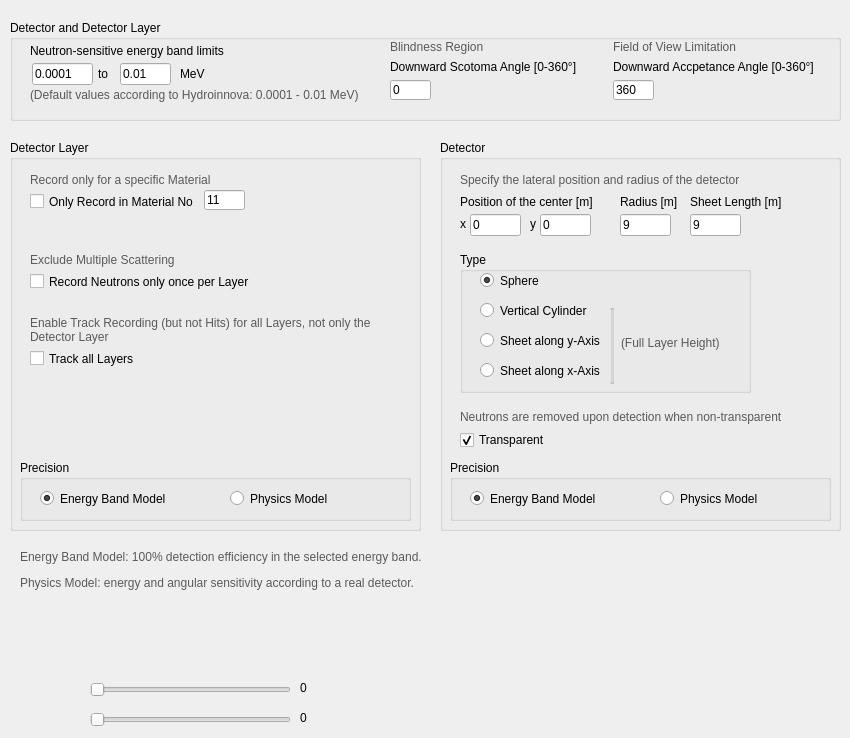
    <widget class="QWidget" name="tab_4">
     <attribute name="title">
      <string>Detector</string>
     </attribute>
     <widget class="QSlider" name="horizontalSliderFPMoist">
      <property name="geometry">
       <rect>
        <x>90</x>
        <y>680</y>
        <width>201</width>
        <height>19</height>
       </rect>
      </property>
      <property name="visible">
       <bool>false</bool>
      </property>
      <property name="minimum">
       <number>4</number>
      </property>
      <property name="orientation">
       <enum>Qt::Horizontal</enum>
      </property>
     </widget>
     <widget class="QSlider" name="horizontalSliderFPHum">
      <property name="geometry">
       <rect>
        <x>90</x>
        <y>710</y>
        <width>201</width>
        <height>19</height>
       </rect>
      </property>
      <property name="visible">
       <bool>false</bool>
      </property>
      <property name="minimum">
       <number>1</number>
      </property>
      <property name="maximum">
       <number>30</number>
      </property>
      <property name="singleStep">
       <number>1</number>
      </property>
      <property name="orientation">
       <enum>Qt::Horizontal</enum>
      </property>
     </widget>
     <widget class="QLabel" name="labelFPMoist">
      <property name="geometry">
       <rect>
        <x>300</x>
        <y>680</y>
        <width>71</width>
        <height>16</height>
       </rect>
      </property>
      <property name="visible">
       <bool>false</bool>
      </property>
      <property name="text">
       <string>0</string>
      </property>
     </widget>
     <widget class="QLabel" name="labelFPHum">
      <property name="geometry">
       <rect>
        <x>300</x>
        <y>710</y>
        <width>51</width>
        <height>16</height>
       </rect>
      </property>
      <property name="visible">
       <bool>false</bool>
      </property>
      <property name="text">
       <string>0</string>
      </property>
     </widget>
     <widget class="QGroupBox" name="groupBox_9">
      <property name="geometry">
       <rect>
        <x>440</x>
        <y>140</y>
        <width>401</width>
        <height>391</height>
       </rect>
      </property>
      <property name="title">
       <string>Detector</string>
      </property>
      <widget class="QLabel" name="label_36">
       <property name="geometry">
        <rect>
         <x>20</x>
         <y>33</y>
         <width>381</width>
         <height>31</height>
        </rect>
       </property>
       <property name="text">
        <string>&lt;html&gt;&lt;head/&gt;&lt;body&gt;&lt;p&gt;&lt;span style=&quot; color:#5a5a5a;&quot;&gt;Specify the lateral position and radius of the detector&lt;br/&gt;&lt;/span&gt;&lt;/p&gt;&lt;/body&gt;&lt;/html&gt;</string>
       </property>
       <property name="alignment">
        <set>Qt::AlignLeading|Qt::AlignLeft|Qt::AlignTop</set>
       </property>
       <property name="wordWrap">
        <bool>true</bool>
       </property>
      </widget>
      <widget class="QLineEdit" name="lineEditDetRad">
       <property name="geometry">
        <rect>
         <x>180</x>
         <y>74</y>
         <width>51</width>
         <height>22</height>
        </rect>
       </property>
       <property name="text">
        <string>9</string>
       </property>
      </widget>
      <widget class="QLineEdit" name="lineEditDetX">
       <property name="geometry">
        <rect>
         <x>30</x>
         <y>74</y>
         <width>51</width>
         <height>22</height>
        </rect>
       </property>
       <property name="text">
        <string>0</string>
       </property>
      </widget>
      <widget class="QLabel" name="label_38">
       <property name="geometry">
        <rect>
         <x>90</x>
         <y>76</y>
         <width>21</width>
         <height>16</height>
        </rect>
       </property>
       <property name="text">
        <string>y</string>
       </property>
      </widget>
      <widget class="QLabel" name="label_14">
       <property name="geometry">
        <rect>
         <x>180</x>
         <y>54</y>
         <width>71</width>
         <height>16</height>
        </rect>
       </property>
       <property name="text">
        <string>Radius [m]</string>
       </property>
      </widget>
      <widget class="QLabel" name="label_37">
       <property name="geometry">
        <rect>
         <x>20</x>
         <y>76</y>
         <width>21</width>
         <height>16</height>
        </rect>
       </property>
       <property name="text">
        <string>x</string>
       </property>
      </widget>
      <widget class="QLabel" name="label_13">
       <property name="geometry">
        <rect>
         <x>20</x>
         <y>54</y>
         <width>151</width>
         <height>16</height>
        </rect>
       </property>
       <property name="text">
        <string>Position of the center [m]</string>
       </property>
      </widget>
      <widget class="QLineEdit" name="lineEditDety">
       <property name="geometry">
        <rect>
         <x>100</x>
         <y>74</y>
         <width>51</width>
         <height>22</height>
        </rect>
       </property>
       <property name="text">
        <string>0</string>
       </property>
      </widget>
      <widget class="QCheckBox" name="checkBoxTransparent">
       <property name="geometry">
        <rect>
         <x>20</x>
         <y>290</y>
         <width>101</width>
         <height>20</height>
        </rect>
       </property>
       <property name="text">
        <string>Transparent</string>
       </property>
       <property name="checked">
        <bool>true</bool>
       </property>
      </widget>
      <widget class="QLabel" name="label_39">
       <property name="geometry">
        <rect>
         <x>20</x>
         <y>270</y>
         <width>371</width>
         <height>21</height>
        </rect>
       </property>
       <property name="text">
        <string>&lt;html&gt;&lt;head/&gt;&lt;body&gt;&lt;p&gt;&lt;span style=&quot; color:#5a5a5a;&quot;&gt;Neutrons are removed upon detection when non-transparent&lt;br/&gt;&lt;/span&gt;&lt;/p&gt;&lt;/body&gt;&lt;/html&gt;</string>
       </property>
       <property name="alignment">
        <set>Qt::AlignLeading|Qt::AlignLeft|Qt::AlignTop</set>
       </property>
       <property name="wordWrap">
        <bool>true</bool>
       </property>
      </widget>
      <widget class="QGroupBox" name="groupBox_13">
       <property name="geometry">
        <rect>
         <x>20</x>
         <y>112</y>
         <width>291</width>
         <height>141</height>
        </rect>
       </property>
       <property name="title">
        <string>Type</string>
       </property>
       <widget class="QRadioButton" name="radioButton_Sphere">
        <property name="geometry">
         <rect>
          <x>20</x>
          <y>20</y>
          <width>111</width>
          <height>17</height>
         </rect>
        </property>
        <property name="text">
         <string>Sphere</string>
        </property>
        <property name="checked">
         <bool>true</bool>
        </property>
       </widget>
       <widget class="QRadioButton" name="radioButton_Cylinder">
        <property name="geometry">
         <rect>
          <x>20</x>
          <y>50</y>
          <width>131</width>
          <height>17</height>
         </rect>
        </property>
        <property name="text">
         <string>Vertical Cylinder</string>
        </property>
        <property name="checked">
         <bool>false</bool>
        </property>
       </widget>
       <widget class="QRadioButton" name="radioButton_ySheet">
        <property name="geometry">
         <rect>
          <x>20</x>
          <y>80</y>
          <width>141</width>
          <height>17</height>
         </rect>
        </property>
        <property name="text">
         <string>Sheet along y-Axis</string>
        </property>
        <property name="checked">
         <bool>false</bool>
        </property>
       </widget>
       <widget class="QLabel" name="label_83">
        <property name="geometry">
         <rect>
          <x>161</x>
          <y>84</y>
          <width>141</width>
          <height>21</height>
         </rect>
        </property>
        <property name="text">
         <string>&lt;html&gt;&lt;head/&gt;&lt;body&gt;&lt;p&gt;&lt;span style=&quot; color:#5a5a5a;&quot;&gt;(Full Layer Height)&lt;/span&gt;&lt;/p&gt;&lt;/body&gt;&lt;/html&gt;</string>
        </property>
        <property name="alignment">
         <set>Qt::AlignLeading|Qt::AlignLeft|Qt::AlignTop</set>
        </property>
        <property name="wordWrap">
         <bool>true</bool>
        </property>
       </widget>
       <widget class="QRadioButton" name="radioButton_xSheet">
        <property name="geometry">
         <rect>
          <x>20</x>
          <y>110</y>
          <width>141</width>
          <height>17</height>
         </rect>
        </property>
        <property name="text">
         <string>Sheet along x-Axis</string>
        </property>
        <property name="checked">
         <bool>false</bool>
        </property>
       </widget>
       <widget class="QGroupBox" name="groupBox_19">
        <property name="geometry">
         <rect>
          <x>150</x>
          <y>52</y>
          <width>4</width>
          <height>80</height>
         </rect>
        </property>
        <property name="title">
         <string/>
        </property>
       </widget>
      </widget>
      <widget class="QGroupBox" name="groupBox_16">
       <property name="geometry">
        <rect>
         <x>10</x>
         <y>320</y>
         <width>381</width>
         <height>61</height>
        </rect>
       </property>
       <property name="title">
        <string>Precision</string>
       </property>
       <widget class="QRadioButton" name="radioButton_detectorEnergyBand">
        <property name="geometry">
         <rect>
          <x>20</x>
          <y>30</y>
          <width>141</width>
          <height>17</height>
         </rect>
        </property>
        <property name="text">
         <string>Energy Band Model</string>
        </property>
        <property name="checked">
         <bool>true</bool>
        </property>
       </widget>
       <widget class="QRadioButton" name="radioButton_detectorRealistic">
        <property name="geometry">
         <rect>
          <x>210</x>
          <y>30</y>
          <width>141</width>
          <height>17</height>
         </rect>
        </property>
        <property name="text">
         <string>Physics Model</string>
        </property>
       </widget>
      </widget>
      <widget class="QLineEdit" name="lineEditDetLength">
       <property name="enabled">
        <bool>true</bool>
       </property>
       <property name="geometry">
        <rect>
         <x>250</x>
         <y>74</y>
         <width>51</width>
         <height>22</height>
        </rect>
       </property>
       <property name="text">
        <string>9</string>
       </property>
       <property name="frame">
        <bool>true</bool>
       </property>
      </widget>
      <widget class="QLabel" name="label_85">
       <property name="geometry">
        <rect>
         <x>250</x>
         <y>54</y>
         <width>121</width>
         <height>16</height>
        </rect>
       </property>
       <property name="text">
        <string>Sheet Length [m]</string>
       </property>
      </widget>
     </widget>
     <widget class="QGroupBox" name="groupBox_10">
      <property name="geometry">
       <rect>
        <x>10</x>
        <y>140</y>
        <width>411</width>
        <height>391</height>
       </rect>
      </property>
      <property name="title">
       <string>Detector Layer</string>
      </property>
      <widget class="QLabel" name="label_59">
       <property name="geometry">
        <rect>
         <x>20</x>
         <y>33</y>
         <width>211</width>
         <height>21</height>
        </rect>
       </property>
       <property name="text">
        <string>&lt;html&gt;&lt;head/&gt;&lt;body&gt;&lt;p&gt;&lt;span style=&quot; color:#5a5a5a;&quot;&gt;Record only for a specific Material&lt;/span&gt;&lt;/p&gt;&lt;/body&gt;&lt;/html&gt;</string>
       </property>
       <property name="alignment">
        <set>Qt::AlignLeading|Qt::AlignLeft|Qt::AlignTop</set>
       </property>
       <property name="wordWrap">
        <bool>true</bool>
       </property>
      </widget>
      <widget class="QLineEdit" name="lineEditScotoma_2">
       <property name="geometry">
        <rect>
         <x>194</x>
         <y>50</y>
         <width>41</width>
         <height>20</height>
        </rect>
       </property>
       <property name="text">
        <string>11</string>
       </property>
      </widget>
      <widget class="QCheckBox" name="checkBox">
       <property name="geometry">
        <rect>
         <x>20</x>
         <y>53</y>
         <width>191</width>
         <height>17</height>
        </rect>
       </property>
       <property name="text">
        <string>Only Record in Material No</string>
       </property>
      </widget>
      <widget class="QCheckBox" name="checkBox_NoMultipleScattering">
       <property name="geometry">
        <rect>
         <x>20</x>
         <y>133</y>
         <width>251</width>
         <height>17</height>
        </rect>
       </property>
       <property name="text">
        <string>Record Neutrons only once per Layer</string>
       </property>
      </widget>
      <widget class="QLabel" name="label_66">
       <property name="geometry">
        <rect>
         <x>20</x>
         <y>113</y>
         <width>211</width>
         <height>21</height>
        </rect>
       </property>
       <property name="text">
        <string>&lt;html&gt;&lt;head/&gt;&lt;body&gt;&lt;p&gt;&lt;span style=&quot; color:#5a5a5a;&quot;&gt;Exclude Multiple Scattering&lt;/span&gt;&lt;/p&gt;&lt;/body&gt;&lt;/html&gt;</string>
       </property>
       <property name="alignment">
        <set>Qt::AlignLeading|Qt::AlignLeft|Qt::AlignTop</set>
       </property>
       <property name="wordWrap">
        <bool>true</bool>
       </property>
      </widget>
      <widget class="QCheckBox" name="checkBox_TrackAllLayers">
       <property name="geometry">
        <rect>
         <x>20</x>
         <y>210</y>
         <width>251</width>
         <height>17</height>
        </rect>
       </property>
       <property name="text">
        <string>Track all Layers</string>
       </property>
      </widget>
      <widget class="QLabel" name="label_69">
       <property name="geometry">
        <rect>
         <x>20</x>
         <y>176</y>
         <width>341</width>
         <height>31</height>
        </rect>
       </property>
       <property name="text">
        <string>&lt;html&gt;&lt;head/&gt;&lt;body&gt;&lt;p&gt;&lt;span style=&quot; color:#5a5a5a;&quot;&gt;Enable Track Recording (but not Hits) for all Layers, not only the Detector Layer&lt;/span&gt;&lt;/p&gt;&lt;/body&gt;&lt;/html&gt;</string>
       </property>
       <property name="alignment">
        <set>Qt::AlignLeading|Qt::AlignLeft|Qt::AlignTop</set>
       </property>
       <property name="wordWrap">
        <bool>true</bool>
       </property>
      </widget>
      <widget class="QGroupBox" name="groupBox_15">
       <property name="geometry">
        <rect>
         <x>10</x>
         <y>320</y>
         <width>391</width>
         <height>61</height>
        </rect>
       </property>
       <property name="title">
        <string>Precision</string>
       </property>
       <widget class="QRadioButton" name="radioButton_detectorLayerEnergyBand">
        <property name="geometry">
         <rect>
          <x>20</x>
          <y>30</y>
          <width>141</width>
          <height>17</height>
         </rect>
        </property>
        <property name="text">
         <string>Energy Band Model</string>
        </property>
        <property name="checked">
         <bool>true</bool>
        </property>
       </widget>
       <widget class="QRadioButton" name="radioButton_detectorLayerRealistic">
        <property name="geometry">
         <rect>
          <x>210</x>
          <y>30</y>
          <width>141</width>
          <height>17</height>
         </rect>
        </property>
        <property name="text">
         <string>Physics Model</string>
        </property>
       </widget>
      </widget>
     </widget>
     <widget class="QGroupBox" name="groupBox_14">
      <property name="geometry">
       <rect>
        <x>10</x>
        <y>20</y>
        <width>831</width>
        <height>101</height>
       </rect>
      </property>
      <property name="title">
       <string>Detector and Detector Layer</string>
      </property>
      <widget class="QLabel" name="label_3">
       <property name="geometry">
        <rect>
         <x>20</x>
         <y>60</y>
         <width>371</width>
         <height>31</height>
        </rect>
       </property>
       <property name="text">
        <string>&lt;html&gt;&lt;head/&gt;&lt;body&gt;&lt;p&gt;&lt;span style=&quot; color:#5a5a5a;&quot;&gt;(Default values according to Hydroinnova: 0.0001 - 0.01 MeV)&lt;/span&gt;&lt;/p&gt;&lt;/body&gt;&lt;/html&gt;</string>
       </property>
      </widget>
      <widget class="QLabel" name="label_41">
       <property name="geometry">
        <rect>
         <x>88</x>
         <y>46</y>
         <width>21</width>
         <height>16</height>
        </rect>
       </property>
       <property name="text">
        <string>to</string>
       </property>
      </widget>
      <widget class="QLabel" name="label_22">
       <property name="geometry">
        <rect>
         <x>20</x>
         <y>24</y>
         <width>251</width>
         <height>16</height>
        </rect>
       </property>
       <property name="text">
        <string>&lt;html&gt;&lt;head/&gt;&lt;body&gt;&lt;p&gt;Neutron-sensitive energy band limits&lt;br/&gt;&lt;/p&gt;&lt;/body&gt;&lt;/html&gt;</string>
       </property>
       <property name="alignment">
        <set>Qt::AlignLeading|Qt::AlignLeft|Qt::AlignTop</set>
       </property>
       <property name="wordWrap">
        <bool>true</bool>
       </property>
      </widget>
      <widget class="QLabel" name="label_40">
       <property name="geometry">
        <rect>
         <x>170</x>
         <y>46</y>
         <width>41</width>
         <height>16</height>
        </rect>
       </property>
       <property name="text">
        <string>MeV</string>
       </property>
      </widget>
      <widget class="QLineEdit" name="lineEditTHLhigh">
       <property name="geometry">
        <rect>
         <x>110</x>
         <y>43</y>
         <width>51</width>
         <height>22</height>
        </rect>
       </property>
       <property name="text">
        <string>0.01</string>
       </property>
      </widget>
      <widget class="QLineEdit" name="lineEditTHLlow">
       <property name="geometry">
        <rect>
         <x>22</x>
         <y>43</y>
         <width>61</width>
         <height>22</height>
        </rect>
       </property>
       <property name="text">
        <string>0.0001</string>
       </property>
      </widget>
      <widget class="QLineEdit" name="lineEditScotoma">
       <property name="geometry">
        <rect>
         <x>380</x>
         <y>60</y>
         <width>41</width>
         <height>20</height>
        </rect>
       </property>
       <property name="text">
        <string>0</string>
       </property>
      </widget>
      <widget class="QLabel" name="label_51">
       <property name="geometry">
        <rect>
         <x>380</x>
         <y>40</y>
         <width>231</width>
         <height>16</height>
        </rect>
       </property>
       <property name="text">
        <string>&lt;html&gt;&lt;head/&gt;&lt;body&gt;&lt;p&gt;Downward Scotoma Angle [0-360°]&lt;br/&gt;&lt;/p&gt;&lt;/body&gt;&lt;/html&gt;</string>
       </property>
       <property name="alignment">
        <set>Qt::AlignLeading|Qt::AlignLeft|Qt::AlignTop</set>
       </property>
       <property name="wordWrap">
        <bool>true</bool>
       </property>
      </widget>
      <widget class="QLabel" name="label_52">
       <property name="geometry">
        <rect>
         <x>380</x>
         <y>20</y>
         <width>181</width>
         <height>21</height>
        </rect>
       </property>
       <property name="text">
        <string>&lt;html&gt;&lt;head/&gt;&lt;body&gt;&lt;p&gt;&lt;span style=&quot; color:#5a5a5a;&quot;&gt;Blindness Region&lt;br/&gt;&lt;/span&gt;&lt;/p&gt;&lt;/body&gt;&lt;/html&gt;</string>
       </property>
       <property name="alignment">
        <set>Qt::AlignLeading|Qt::AlignLeft|Qt::AlignTop</set>
       </property>
       <property name="wordWrap">
        <bool>true</bool>
       </property>
      </widget>
      <widget class="QLabel" name="label_79">
       <property name="geometry">
        <rect>
         <x>603</x>
         <y>20</y>
         <width>181</width>
         <height>21</height>
        </rect>
       </property>
       <property name="text">
        <string>&lt;html&gt;&lt;head/&gt;&lt;body&gt;&lt;p&gt;&lt;span style=&quot; color:#5a5a5a;&quot;&gt;Field of View Limitation&lt;br/&gt;&lt;/span&gt;&lt;/p&gt;&lt;/body&gt;&lt;/html&gt;</string>
       </property>
       <property name="alignment">
        <set>Qt::AlignLeading|Qt::AlignLeft|Qt::AlignTop</set>
       </property>
       <property name="wordWrap">
        <bool>true</bool>
       </property>
      </widget>
      <widget class="QLineEdit" name="lineEditAntiScotoma">
       <property name="geometry">
        <rect>
         <x>603</x>
         <y>60</y>
         <width>41</width>
         <height>20</height>
        </rect>
       </property>
       <property name="text">
        <string>360</string>
       </property>
      </widget>
      <widget class="QLabel" name="label_80">
       <property name="geometry">
        <rect>
         <x>603</x>
         <y>40</y>
         <width>221</width>
         <height>16</height>
        </rect>
       </property>
       <property name="text">
        <string>&lt;html&gt;&lt;head/&gt;&lt;body&gt;&lt;p&gt;Downward Accpetance Angle [0-360°]&lt;br/&gt;&lt;/p&gt;&lt;/body&gt;&lt;/html&gt;</string>
       </property>
       <property name="alignment">
        <set>Qt::AlignLeading|Qt::AlignLeft|Qt::AlignTop</set>
       </property>
       <property name="wordWrap">
        <bool>true</bool>
       </property>
      </widget>
     </widget>
     <widget class="QLabel" name="label_74">
      <property name="geometry">
       <rect>
        <x>20</x>
        <y>550</y>
        <width>731</width>
        <height>51</height>
       </rect>
      </property>
      <property name="text">
       <string>&lt;html&gt;&lt;head/&gt;&lt;body&gt;&lt;p&gt;&lt;span style=&quot; color:#5a5a5a;&quot;&gt;Energy Band Model: 100% detection efficiency in the selected energy band.&lt;/span&gt;&lt;/p&gt;&lt;p&gt;&lt;span style=&quot; color:#5a5a5a;&quot;&gt;Physics Model: energy and angular sensitivity according to a real detector.&lt;/span&gt;&lt;/p&gt;&lt;/body&gt;&lt;/html&gt;</string>
      </property>
      <property name="alignment">
       <set>Qt::AlignLeading|Qt::AlignLeft|Qt::AlignTop</set>
      </property>
      <property name="wordWrap">
       <bool>true</bool>
      </property>
     </widget>
    </widget>
